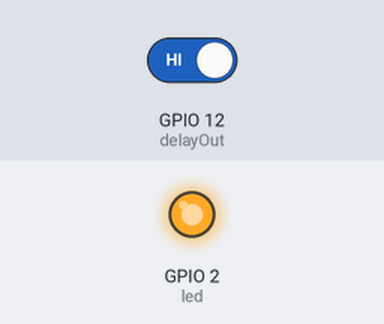
This sketch was run on a simulated ESP32. On the bench: output pins drawn as LEDs (lit = HIGH). The test bench sets the inputs (shaded band); at power-on: GPIO 12 (delayOut) HIGH. Pins used as bus, display or sensor lines are not drawn.

Above: at 1.2 s.
1.3 s: GPIO 12 (delayOut) driven LOW
At 2.5 s:
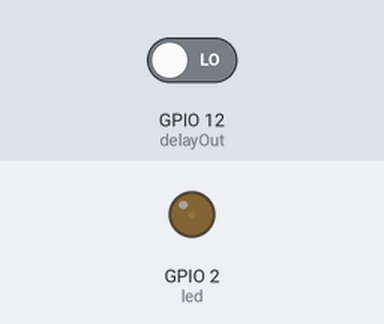
2.8 s: GPIO 12 (delayOut) driven HIGH
At 3.3 s:
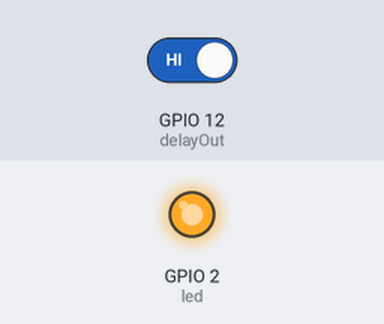
Timing chart, 0 to 5.8 s (numbered marks = the images above; inputs shaded):
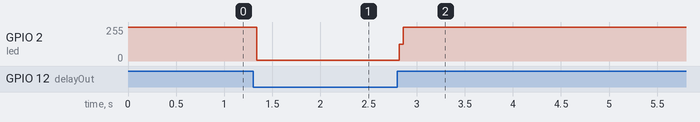

The sketch:

delay.ino
```cpp
const int delayTrig = 14, delayOut = 12, led = 2;

void setup()
{
    pinMode(delayTrig, OUTPUT);
    pinMode(delayOut, INPUT);
    pinMode(led, OUTPUT);
}

void loop()
{
    digitalWrite(led, HIGH);
    // delay(500);
    digitalWrite(delayTrig, LOW);
    // delay(500);
    if(!digitalRead(delayOut))
    {
        digitalWrite(led, LOW);
    }
    digitalWrite(delayTrig, HIGH);
}
```

Measured:
- after the input at 1.3 s, GPIO 2 (led): 255/255 → 6/255 at once
- after the input at 2.8 s, GPIO 2 (led): 6/255 → 255/255 at once
